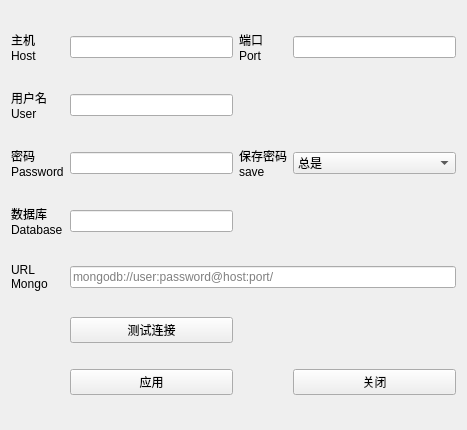
<?xml version="1.0" encoding="UTF-8"?>
<ui version="4.0">
 <class>DataBase</class>
 <widget class="QWidget" name="DataBase">
  <property name="geometry">
   <rect>
    <x>0</x>
    <y>0</y>
    <width>467</width>
    <height>430</height>
   </rect>
  </property>
  <property name="windowTitle">
   <string>DataBase</string>
  </property>
  <layout class="QGridLayout" name="gridLayout">
   <item row="0" column="0">
    <widget class="QLabel" name="label">
     <property name="text">
      <string>主机
Host</string>
     </property>
    </widget>
   </item>
   <item row="7" column="3">
    <widget class="QPushButton" name="close_btn">
     <property name="text">
      <string>关闭</string>
     </property>
    </widget>
   </item>
   <item row="3" column="0">
    <widget class="QLabel" name="label_3">
     <property name="text">
      <string>密码
Password</string>
     </property>
    </widget>
   </item>
   <item row="1" column="0">
    <widget class="QLabel" name="label_2">
     <property name="text">
      <string>用户名
User</string>
     </property>
    </widget>
   </item>
   <item row="6" column="1">
    <widget class="QPushButton" name="test_btn">
     <property name="text">
      <string>测试连接</string>
     </property>
    </widget>
   </item>
   <item row="3" column="2">
    <widget class="QLabel" name="label_6">
     <property name="text">
      <string>保存密码
save</string>
     </property>
    </widget>
   </item>
   <item row="7" column="1">
    <widget class="QPushButton" name="ok_btn">
     <property name="text">
      <string>应用</string>
     </property>
    </widget>
   </item>
   <item row="3" column="3">
    <widget class="QComboBox" name="savebox">
     <item>
      <property name="text">
       <string>总是</string>
      </property>
     </item>
     <item>
      <property name="text">
       <string>从不</string>
      </property>
     </item>
    </widget>
   </item>
   <item row="4" column="0">
    <widget class="QLabel" name="label_4">
     <property name="text">
      <string>数据库
Database</string>
     </property>
    </widget>
   </item>
   <item row="0" column="2">
    <widget class="QLabel" name="label_5">
     <property name="text">
      <string>端口
Port</string>
     </property>
    </widget>
   </item>
   <item row="5" column="0">
    <widget class="QLabel" name="label_7">
     <property name="text">
      <string>URL
Mongo</string>
     </property>
    </widget>
   </item>
   <item row="0" column="1">
    <widget class="QLineEdit" name="host"/>
   </item>
   <item row="0" column="3">
    <widget class="QLineEdit" name="port"/>
   </item>
   <item row="1" column="1">
    <widget class="QLineEdit" name="user"/>
   </item>
   <item row="3" column="1">
    <widget class="QLineEdit" name="password">
     <property name="echoMode">
      <enum>QLineEdit::Password</enum>
     </property>
    </widget>
   </item>
   <item row="4" column="1">
    <widget class="QLineEdit" name="database"/>
   </item>
   <item row="5" column="1" colspan="3">
    <widget class="QLineEdit" name="url">
     <property name="placeholderText">
      <string>mongodb://user:password@host:port/</string>
     </property>
    </widget>
   </item>
  </layout>
 </widget>
 <resources/>
 <connections/>
</ui>
